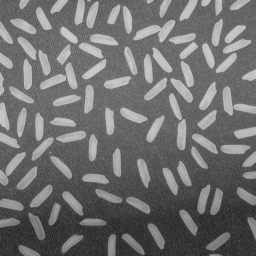
%> input picture Assignment1_dek8v5/rice.png, 256 x 256 px, given in place of mosaic_kernel2.png, which was not available
$ octave main.m   (GNU Octave 9; MATLAB toolbox functions it lacks are replaced by stand-ins)
%> lines starting %> are read from the running program, lines starting %| are printed output that depends on the picture; in (x1, y1, x2, y2) boxes, pixels count from 0 and x2, y2 are one past the last pixel; in counts of white or black regions, pixels touching at a corner belong together; the program's own positions count from 1; pictures that were not available may be replaced by others from this repository, and a replacement may not be noted
### Assignment1_dek8v5/MaxEnT.m
function [thresh_Index] = MaxEnT(img)
%MaxEnT maximum entrophy threshold
%   expecting greyscale image: img

hist = double(imhist(img));

%probability of ach grey level p(i,j) = r(i,j)/(M*N), where r is frequency
%and M,N is the size of the image

[m,n] = size(img);

h_ij_norm = double(hist/(m*n));

h_cum = double(cumsum(h_ij_norm));

%calculate entrophy of white and black pixel
Hb = zeros(1,256);
Hw = zeros(1,256);
for t=1:length(hist)
    if h_cum(t)>0
        ent(1:t) = -(h_ij_norm(1:t)./h_cum(t)).*log((h_ij_norm(1:t)./h_cum(t)));
        ent(isnan(ent))=0;
        Hb(t) = sum(ent);

     end

    if (1-h_cum(t))>0
        ent_w(t+1:length(hist)) = -((h_ij_norm(t+1:length(hist))./(1-h_cum(t))).*log((h_ij_norm(t+1:length(hist))./(1-h_cum(t)))));
        ent_w(isnan(ent_w))=0;
        Hw(t) = sum(ent_w);
        ent_w=0;
    end


end

%Select an optimal threshold by max Hb+Hw
H_all = Hb+Hw;
[thresh, thresh_Index] = max(H_all);

figure,
hold on;
% imhist(img);
plot(1:256, transpose(Hb), '-r');
plot(1:256, transpose(Hw), '-b');
plot(1:256, transpose(H_all), '-g');
plot([thresh_Index thresh_Index], ylim, '--r');
legend({'Foreground Entrophy' ; 'Background Entrophy'; 'Combined Entrophy'; sprintf('Max Entropy Threshold (%d)', thresh_Index)})


end

### Assignment1_dek8v5/evaluations.m
function [tp, tn, fp, fn] = evaluations(mask, ground_truth)
%UNTITLED6 Summary of this function goes here
%   Detailed explanation goes here

tp = mask & ground_truth;
fp = mask & (~tp);
tn = ~(mask | ground_truth);
fn = mask & (~tp);

tp = sum(tp(:));
fp = sum(fp(:));
tn = sum(tn(:));
fn = sum(fn(:));


end

### Assignment1_dek8v5/main.m
%%%%%%%%%%%%%%%%%%%%%%%%%%%%%%%%%%%%%%%%%%%%%%%%%%
%          Dewi Endah Kharismawati               %
%          14231619 / dek8v5                     %
%          Assignment 1                          %
%          Maximum Entropy Threshold             %
%%%%%%%%%%%%%%%%%%%%%%%%%%%%%%%%%%%%%%%%%%%%%%%%%%

clc;
clear;
close all;

%img = imread('rice.png');
img = imread('mosaic_kernel2.png');
%> img is the input picture: size 256x256 uint8; min 40, max 204, mean 111.2
img_ori = img;
[row,col,channel] = size(img);
%> row = 256; col = 256; channel = 1

%gt = imread('rice_mask.png');
gt = imread('kernel_mask.png');
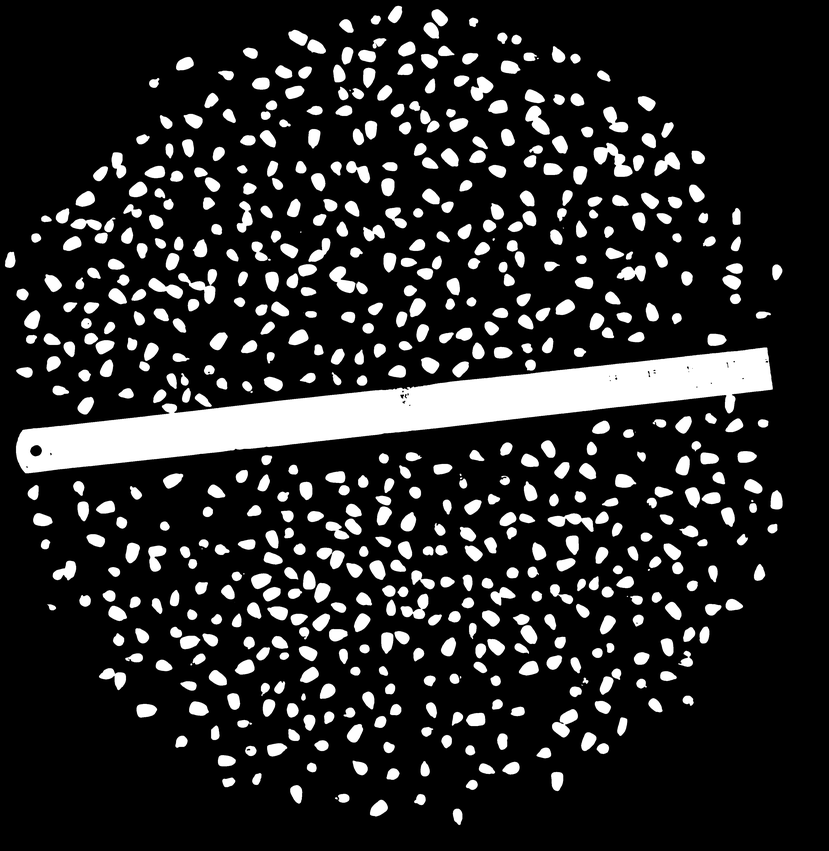
%> input picture Assignment1_dek8v5/kernel_mask.png, 829 x 851 px, shrunk from 3625 x 3720 before the run
%> gt is the input picture: size 851x829 uint8; min 0, max 255, mean 41
gt = gt*255;
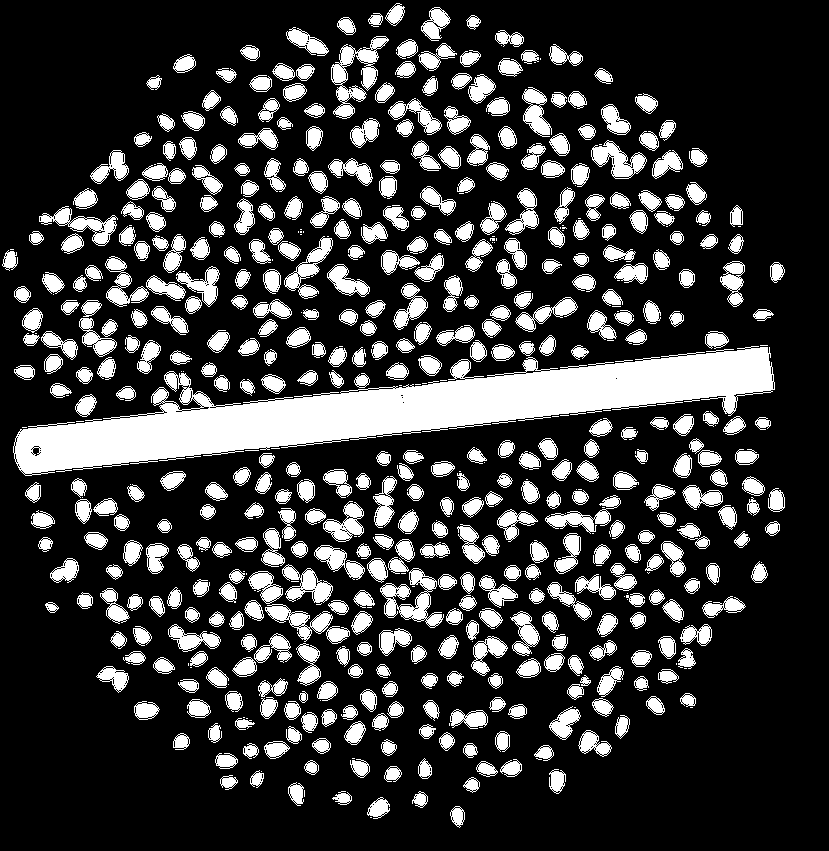
%> gt: size 851x829 uint8; 23.1% white; 573 white regions (110 under 20 px), largest, box (x1, y1, x2, y2) and area: (13, 346, 775, 476) 36972, (331, 36, 389, 119) 1728, (380, 568, 444, 628) 1523

%convert to greyscale if image is rgb
if channel>1
    img = rgb2gray(img);
end

%call the max entropy treshold function
tresh1 = MaxEnT(img);
%> in MaxEnT, `hist = double(imhist(img));`: hist = 256 values, max 1419 at index 105, min 0 at index 1, mean 256
%> in MaxEnT, `h_ij_norm = double(hist/(m*n));`: h_ij_norm = 256 values, max 0.0217 at index 105, min 0 at index 1, mean 0.00391
%> in MaxEnT, `h_cum = double(cumsum(h_ij_norm));`: h_cum = 256 values from 0 to 1
%> after the loop in MaxEnT, `for t=1:length(hist)`: Hb = 256 values from 0 to 4.86; Hw = 256 values, max 4.86 at index 1, min 0 at index 204, mean 3.26; ent = 256 values, max 0.083 at index 105, min 0 at index 1, mean 0.019
%> in MaxEnT, `H_all = Hb+Hw;`: H_all = 256 values, max 8.54 at index 120, min 4.86 at index 41, mean 6.78
%> in MaxEnT, `[thresh, thresh_Index] = max(H_all);`: thresh = 8.54; thresh_Index = 120
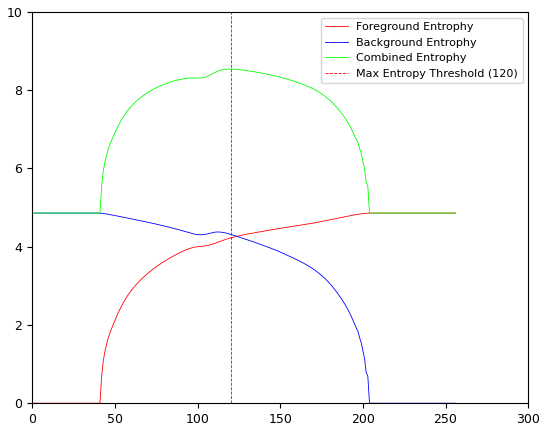
%> figure redrawn from the program's plot data; curve peaks at x = 205, y = 4.86; curve peaks at x = 1, y = 4.86; curve peaks at x = 120, y = 8.54
%> tresh1 = 120
% tresh1 = MaxEnT(img(:,:,1));
% tresh2 = MaxEnT(img(:,:,2));
% tresh3 = MaxEnT(img(:,:,3));
%mask

img_mask = (img>tresh1);
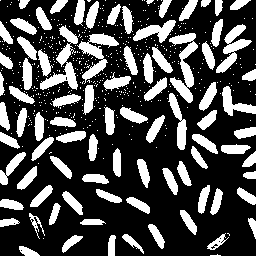
%> img_mask: size 256x256 logical; 29.1% white; 529 white regions (444 under 20 px), largest, box (x1, y1, x2, y2) and area: (169, 33, 198, 103) 844, (40, 25, 78, 90) 824, (77, 33, 119, 84) 730
img_mask = img_mask*255;
% [7 lines of commented-out code are left out]
figure,
subplot(1,2,1)
imshow(img_ori);
title('original image');

subplot(1,2,2)
imshow(img_mask);
title(sprintf('Treshold of this image is %d', tresh1));
% title(sprintf('Treshold of this image is R=%d G=%d B=%d', tresh1, tresh2, tresh3));


%compare with otsu threshold
otsu_thresh = graythresh(img);
%> otsu_thresh = 0.514
otsu_thresh=otsu_thresh*256;
%> otsu_thresh = 131.5
mask2 = img>otsu_thresh;
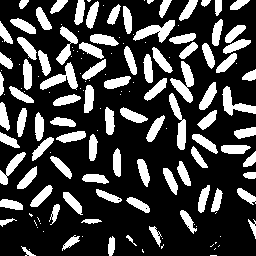
%> mask2: size 256x256 logical; 25.8% white; 151 white regions (62 under 20 px), largest, box (x1, y1, x2, y2) and area: (170, 61, 194, 103) 448, (133, 20, 175, 43) 429, (40, 62, 78, 90) 423
mask2 = mask2*255;


%dispay
figure,
subplot(1,2,1)
imshow(img_ori);
title('original image');

subplot(1,2,2)
imshow(mask2);
title(sprintf('Otsu Treshold of this image is %d', ceil(otsu_thresh)));

figure,
hold on
imhist(img);
plot([tresh1 tresh1], ylim, '--r', 'LineWidth',2);
plot([otsu_thresh otsu_thresh], ylim, '--g', 'LineWidth',2);
legend({'Histogram'; sprintf('Max Entropy Threshold (%d)', tresh1); sprintf('Otsu Threshold (%d)', ceil(otsu_thresh))})
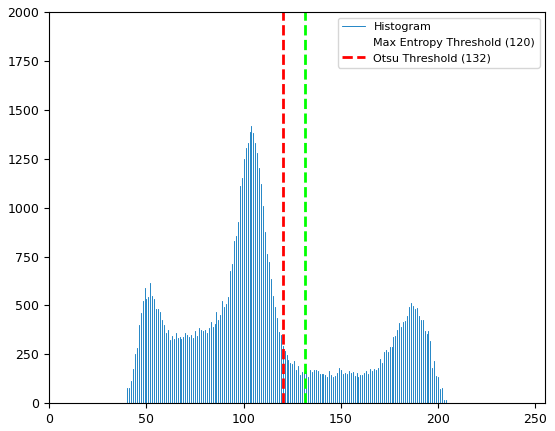
%> figure redrawn from the program's plot data; highest point at x = 104, y = 1419
hold off;

disp(sprintf('max entrophy threshold %d', tresh1));
%| max entrophy threshold 120

disp(sprintf('otsu threshold %d', ceil(otsu_thresh)));
%| otsu threshold 132
%> the run ends on the next line

[tp, tn, fp, fn] = evaluations(img_mask, gt);
